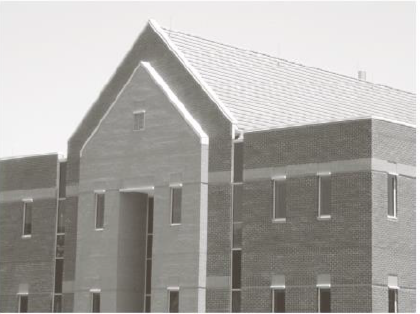
//> input picture HarrisCorner/1.bmp, 420 x 314 px
$ ./main 1.bmp 2 3   (built with g++ and OpenCV 4)
//> lines starting //> are read from the running program, lines starting //| are printed output that depends on the picture
#include <vector>
#include <cv.h>
#include <highgui.h>
#include <fstream>
#include <cmath>

using namespace cv;
using namespace std;
static const char* trackbarR = "R threshould";
static const char* trackbarM = "M threshould";
char *imageName;
float paramK;
int apertureSize;
Mat* imgIx;
Mat* imgIy;
Mat  img;
Mat* imgRThreshold;
Mat* imgRLocalMax;
Mat imgFusion;
Mat imgMax;
Mat imgMin;
int valueR = 100;
int valueL = 50;

void quadraticEquation(float &res1, float &res2, float a, float b, float c)
{//计算一元二次方程的两个根
	res1 = (-b + sqrt(pow(b, 2) - 4 * a*c)) / (2 * a);
	res2 = (-b - sqrt(pow(b, 2) - 4 * a*c)) / (2 * a);
}

void harrisCorner(Mat &Ix, Mat &Iy, Mat &dstRThreshold, Mat &dstRLocalMax, Mat &dstFusion, int k, int threshouldL, long long threshouldR, int apertureSize)
{
	Mat RValue(cvSize(Ix.cols,Ix.rows),CV_32FC1);
	int border = apertureSize / 2;//图像边界
	int row;//行
	int col;//列
	try
	{
		for (row = border; row < Ix.rows - border; row++)
		{
			for (col = border; col < Ix.cols - border; col++)
			{

				float A, B, C, D;//M矩阵中的四个值
				A = B = C = D = 0;

				for (int i = 0; i < apertureSize; i++)//计算A=窗口中Ix*Ix的和
				for (int j = 0; j < apertureSize; j++)
					A += pow(Ix.at<short>(cvPoint(col - border + i, row - border + j)), 2);

				for (int i = 0; i < apertureSize; i++)//计算B=窗口中Ix*Iy的和
				for (int j = 0; j < apertureSize; j++)
					B += Ix.at<short>(cvPoint(col - border + i, row - border + j))*Iy.at<short>(cvPoint(col - border + i, row - border + j));

				C = B;//C=B

				for (int i = 0; i < apertureSize; i++)//计算D=窗口中Iy*Iy的和
				for (int j = 0; j < apertureSize; j++)
					D += pow(Iy.at<short>(cvPoint(col - border + i, row - border + j)), 2);

				float det = A*D - B*C;//计算矩阵的det
				float trace = A + D;//计算矩阵的trace
				float R = det - k*trace*trace;//计算R值
				RValue.at<float>(cvPoint(col, row)) = R;
				float o1 = 0;//lambda1
				float o2 = 0;//lambda2

				quadraticEquation(o1, o2, 1, -trace, det);//通过矩阵解出两个特征值lambda1,lambda2
				//设置lambdaMax图
				if (o1 > threshouldL || o2 > threshouldL)//如果lambda1,lambda2中较大的一个大于threshold,说明某个方向变化比另一个方向大
					imgMax.at<uchar>(cvPoint(col, row)) = 255;//该点显示为白色
				else
					imgMax.at<uchar>(cvPoint(col, row)) = 0;

				//设置lambdaMin图
				if (o1 > threshouldL && o2 > threshouldL)//如果lambda1，lambda2都大于threshold说明可能为角点
				{
					imgMin.at<uchar>(cvPoint(col, row)) = 255;//该点显示为白色

				}
				else
				{
					imgMin.at<uchar>(cvPoint(col, row)) = 0;
				}

				if (R >= threshouldR)//设置R图，和混合图像
				{
					dstRThreshold.at<uchar>(cvPoint(col, row)) = 255;//如果大于threshold，该点为白色
				}
				else
				{
					dstRThreshold.at<uchar>(cvPoint(col, row)) = 0;//如果R小于threshould，该点为黑色
				}
			}
		}

		//计算Local Max
		for (row = border; row < Ix.rows - border-apertureSize; row+=apertureSize)
		{
			for (col = border; col < Ix.cols - border - apertureSize; col += apertureSize)
			{
				int maxI = 0;
				int maxJ = 0;
				float R = RValue.at<float>(cvPoint(col, row));
				for (int i = 0; i < apertureSize;i++)
				for (int j = 0; j < apertureSize; j++)
				{
					if (RValue.at<float>(cvPoint(col + i, row + j))>R)
					{//找出aperature*aperture中极大值点及其R值
						maxI = i;
						maxJ = j;
						R = RValue.at<float>(cvPoint(col + i, row + j));
					}
				}
				//如果该极大值点的R值大于Threshold说明可能是角点
				if (R>threshouldR)
				{
					for (int i = 0; i < apertureSize;i++)
					for (int j = 0; j < apertureSize; j++)
					{
						if (i == maxI&&j == maxJ)
						{
							dstRLocalMax.at<uchar>(cvPoint(col + i, row + j)) = 255;//LocalMax图像该点变白色
							dstFusion.at<Vec3b>(cvPoint(col+i, row+j))[0] = 255;//混合时如果R大于threshold改点为青色
							dstFusion.at<Vec3b>(cvPoint(col+i, row+j))[1] = 255;
							dstFusion.at<Vec3b>(cvPoint(col+i, row+j))[2] = 0;
						}
						else
						{
							dstRLocalMax.at<uchar>(cvPoint(col + i, row + j)) = 0;//LocalMax图像该点变黑色
							dstFusion.at<Vec3b>(cvPoint(col + i, row + j))[0] *= 0.3;//混合时R<threshold改点亮度变暗
							dstFusion.at<Vec3b>(cvPoint(col + i, row + j))[1] *= 0.3;
							dstFusion.at<Vec3b>(cvPoint(col + i, row + j))[2] *= 0.3;
						}
					}
				}
				else
				{
					for (int i = 0; i < apertureSize; i++)
					for (int j = 0; j < apertureSize; j++)
					{
							dstRLocalMax.at<uchar>(cvPoint(col+i, row+j)) = 0;//LocalMax图像该点变黑色
							dstFusion.at<Vec3b>(cvPoint(col + i, row + j))[0] *= 0.3;//混合时R<threshold改点亮度变暗
							dstFusion.at<Vec3b>(cvPoint(col + i, row + j))[1] *= 0.3;
							dstFusion.at<Vec3b>(cvPoint(col + i, row + j))[2] *= 0.3;
					}
				}
			}
		}
	}
	catch (Exception ex)
	{
		throw ex;
	}
}

void showImage()
{//显示并保存到本地各个图像
	imshow("imgMax", imgMax);
	imwrite("lambdaMax.png", imgMax);
	imshow("imgMin", imgMin);
	imwrite("lambdaMin.png", imgMin);
	imshow("HarrisA", imgFusion);
	imwrite("Harris.png", imgFusion);
	imshow("R>Threshold", *imgRThreshold);
	imwrite("RThreshold.png", *imgRThreshold);
	imshow("R Local Max", *imgRLocalMax);
	imwrite("RLocalMax.png", *imgRLocalMax);
}

void on_trackR(int pos)
{
	imgFusion = img.clone();//重新生成背景
	harrisCorner(*imgIx, *imgIy, *imgRThreshold,*imgRLocalMax, imgFusion, paramK, valueL * 1000, valueR * 10000000, apertureSize);//Harris corner
	showImage();
}

void on_trackL(int pos)
{
	imgFusion = img.clone(); // 重新生成背景
	harrisCorner(*imgIx, *imgIy, *imgRThreshold, *imgRLocalMax, imgFusion, paramK, valueL * 1000, valueR * 10000000, apertureSize);//Harris corner
	showImage();
}

int main(int argc, char* argv[])
{
	if (argc != 4)
	{
		printf("fatal error invalid input, must be filename.xxx parameter");
		exit(0);
	}
	else
	{
		imageName = argv[1];//第一个参数为图片文件名字
		paramK = atof(argv[2]);//第二个参数为k值
		apertureSize = atoi(argv[3]);//第三个参数为aperature_size
	}

	img = imread(imageName);//打开图像
//> img is the input picture: 314 rows x 420 cols, CV_8UC3; mean B, G, R 164.2, 167.8, 170.3
	imgFusion = img.clone();//复制图像作为Fusion的背景
	imgIx = new Mat(cvSize(img.cols, img.rows), CV_16SC1);
	imgIy = new Mat(cvSize(img.cols, img.rows), CV_16SC1);
	Mat imgBinarized = img.clone();//新建灰度图像
	cvtColor(imgBinarized, imgBinarized, CV_BGR2GRAY);//转为灰度图像
	imgMin = imgBinarized.clone();//复制作为lambdaMin图像基础
	imgMax = imgBinarized.clone();//复制作为lambdaMax图像基础
	imgRThreshold = new Mat(cvSize(img.cols, img.rows), CV_8UC1);//新建imgR即R>threshould的图像
	imgRLocalMax = new Mat(cvSize(img.cols, img.rows), CV_8UC1);//新建imgR即R>threshould的图像

	Sobel(imgBinarized, *imgIx, imgIx->depth(), 1, 0);//Sobel算子计算Ix
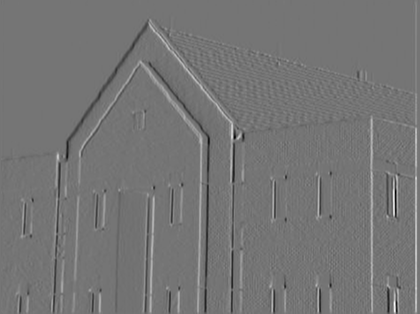
//> imgIx: 314 rows x 420 cols, CV_16SC1; min -542, max 639, mean 1.4; drawn with min black and max white
	Sobel(imgBinarized, *imgIy, imgIy->depth(), 0, 1);//Sobel算子计算Iy
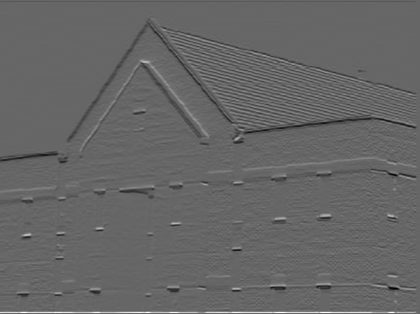
//> imgIy: 314 rows x 420 cols, CV_16SC1; min -500, max 743, mean -1.2; drawn with min black and max white

	harrisCorner(*imgIx, *imgIy, *imgRThreshold, *imgRLocalMax, imgFusion, paramK, valueL * 1000, valueR * 10000000, apertureSize);//Harris corner检测算法
//> after the loop in harrisCorner, `for (row = border; row < Ix.rows - border; row++)`:
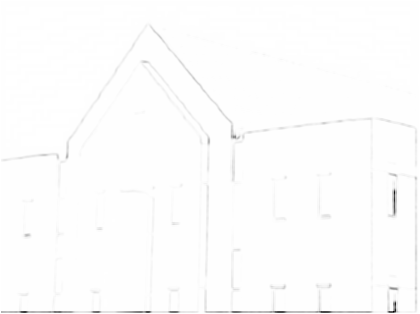
//> RValue: 314 rows x 420 cols, CV_32FC1; min -7.49e+12, max 0, mean -4.2e+10; drawn with min black and max white
//> after the loop in harrisCorner, `for (row = border; row < Ix.rows - border; row++)`:
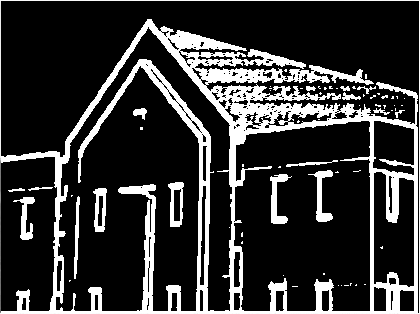
//> imgMax: 314 rows x 420 cols, CV_8UC1; min 0, max 255, mean 51.5
//> after the loop in harrisCorner, `for (row = border; row < Ix.rows - border; row++)`:
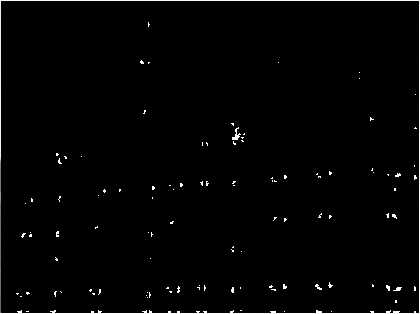
//> imgMin: 314 rows x 420 cols, CV_8UC1; min 0, max 255, mean 4.2
//> after the loop in harrisCorner, `for (row = border; row < Ix.rows - border; row++)`: dstRThreshold: 314 rows x 420 cols, CV_8UC1; every value is 0
//> after the loop in harrisCorner, `for (row = border; row < Ix.rows - border-apertureSize; row+=apertureS..`:
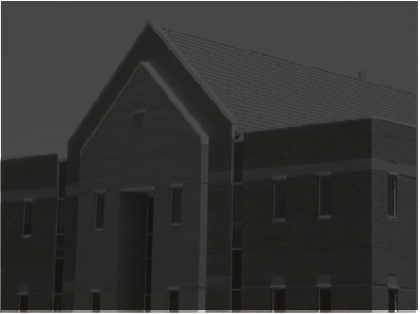
//> dstFusion: 314 rows x 420 cols, CV_8UC3; mean B, G, R 51.9, 53, 53.8

	showImage();//显示图像

	cvCreateTrackbar(//新建拖动条改变R的threshold
		trackbarR,//const char* trackbarName,
		"HarrisA",//const char* windowName,
		&valueR,//int* value,
		210,//int count,
		on_trackR);//CvTrackbarCallback onChange
	cvCreateTrackbar(//新建拖动条改变lambda的threshold
		trackbarM,//const char* trackbarName,
		"HarrisA",//const char* windowName,
		&valueL,//int* value,
		100,//int count,
		on_trackL);//CvTrackbarCallback onChange

	cvWaitKey();
	return 0;
}

$ run again, on HarrisCorner/2.png
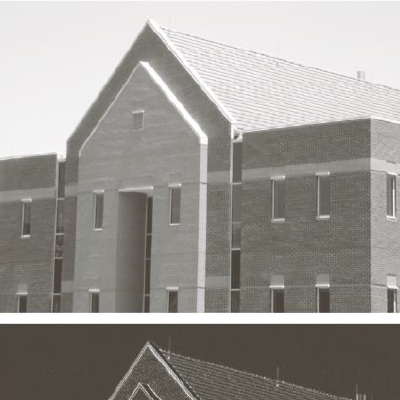
//> input picture HarrisCorner/2.png, 400 x 400 px
//> img is the input picture: 400 rows x 400 cols, CV_8UC3; mean B, G, R 146.9, 151.3, 154.3
//> after the loop in harrisCorner, `for (row = border; row < Ix.rows - border; row++)`:
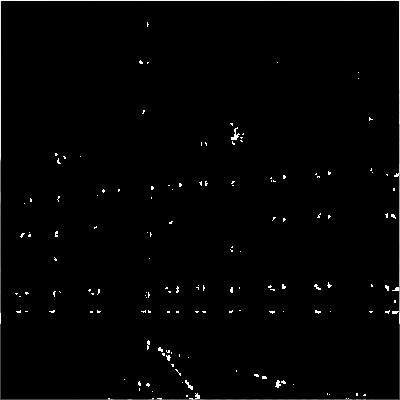
//> imgMin: 400 rows x 400 cols, CV_8UC1; min 0, max 255, mean 3.4
//> after the loop in harrisCorner, `for (row = border; row < Ix.rows - border-apertureSize; row+=apertureS..`:
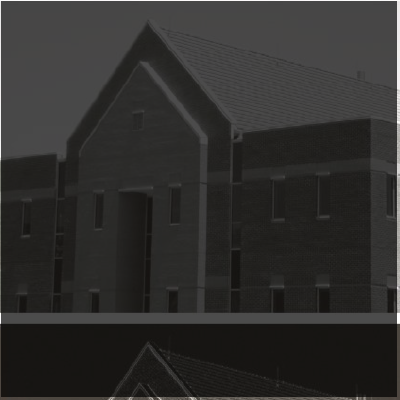
//> dstFusion: 400 rows x 400 cols, CV_8UC3; mean B, G, R 45.7, 47, 48

$ run again, on HarrisCorner/3.png
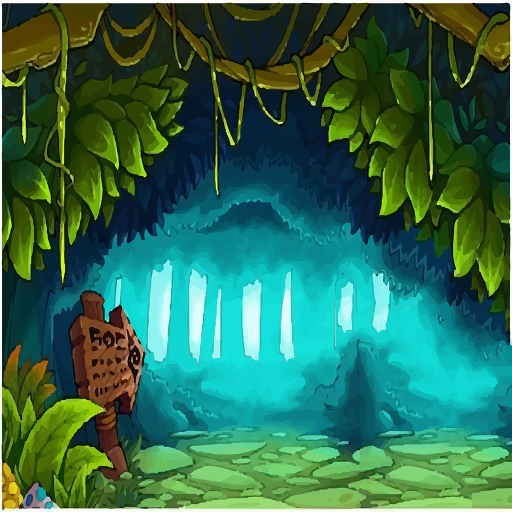
//> input picture HarrisCorner/3.png, 1024 x 1024 px (shown at 1/2 size)
//> img is the input picture: 1024 rows x 1024 cols, CV_8UC3; mean B, G, R 80.9, 108.8, 47.7
//> after the loop in harrisCorner, `for (row = border; row < Ix.rows - border; row++)`:
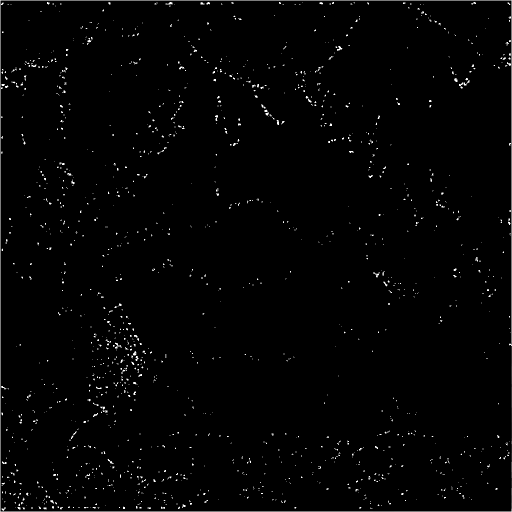
//> imgMin: 1024 rows x 1024 cols, CV_8UC1 (shown at 1/2 size); min 0, max 255, mean 3.5
//> after the loop in harrisCorner, `for (row = border; row < Ix.rows - border-apertureSize; row+=apertureS..`:
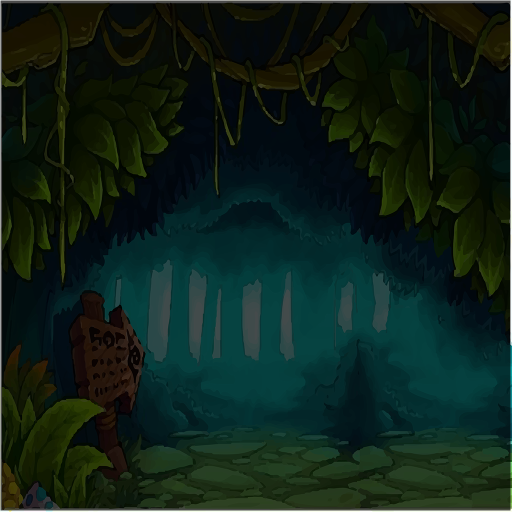
//> dstFusion: 1024 rows x 1024 cols, CV_8UC3 (shown at 1/2 size); mean B, G, R 25.1, 33.5, 15.1

$ run again, on HarrisCorner/4.png
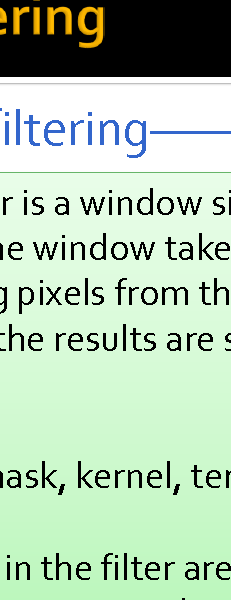
//> input picture HarrisCorner/4.png, 231 x 600 px
//> img is the input picture: 600 rows x 231 cols, CV_8UC3; mean B, G, R 177.6, 203.2, 178.3
//> after the loop in harrisCorner, `for (row = border; row < Ix.rows - border; row++)`:
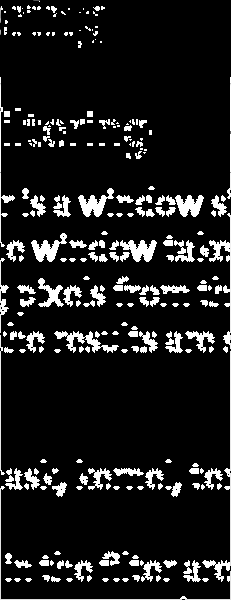
//> imgMin: 600 rows x 231 cols, CV_8UC1; min 0, max 255, mean 27.7
//> after the loop in harrisCorner, `for (row = border; row < Ix.rows - border-apertureSize; row+=apertureS..`:
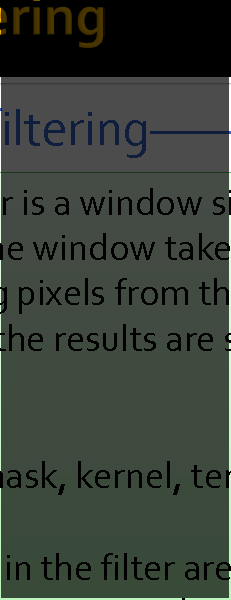
//> dstFusion: 600 rows x 231 cols, CV_8UC3; mean B, G, R 54.9, 63, 55.2
